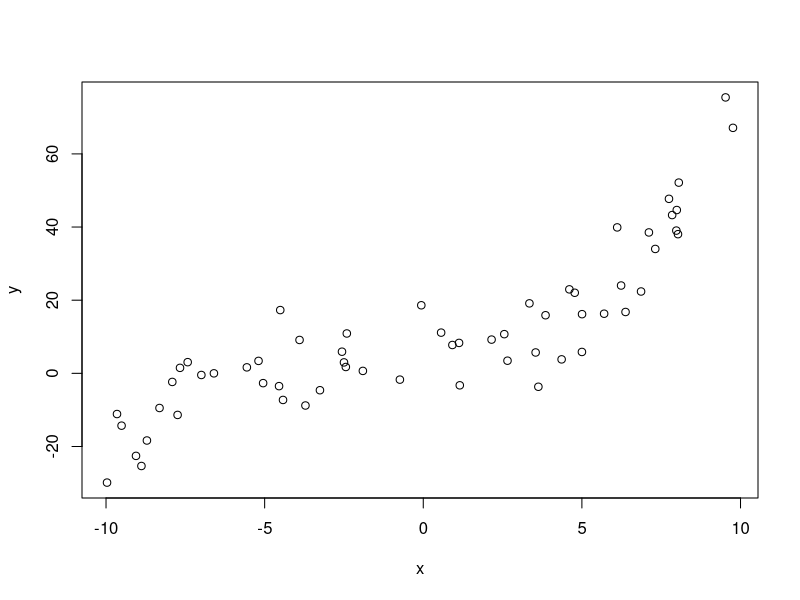

Recreate this plot in R. (Note: this script raises an error after producing the figure.)
library(stringr)
library(magrittr)
library(microbenchmark)
library(purrr)
library(caret)
set.seed(10)

x = seq(-10, 10, 0.001)
x = sample(x,60, replace = T)
y = (0.5 + 1*x + 0.3*(x^2) + 0.04*(x^3)) + rnorm(n=length(x), mean=0, sd=8.5)

#modelo original y = 0.5 + 0.4x + 0.3x^2 + 3x^3
plot(x,y)

#gerando formulas para modelos polinomiais
gen_poly = Vectorize(function(n) {
  
  form = str_c("y ~ ", str_flatten(str_c("I(x^", str_c(1:n, ")")), "+"))
  form
})

#erro quadrátio médio com os dados treinados
eqm = function(modelo) {
  sum(residuals(modelo)^2)/nrow(modelo$model)
}

#AIC 
lapply(gen_poly(1:20), FUN = lm) %>% sapply(FUN=AIC) %>% plot()

#validação cruzada leave-one-out
cross_loo = function(modelo) {
  x = modelo$model[,2]
  y = modelo$model[,1]
  n = length(x)
  eqm = numeric(length = n)
  
  for(i in 1:n) {
    pred = lm(formula(modelo), subset = -c(i)) %>% predict(data.frame(x=x[i]))
    eqm[i] = (y[i] - pred)^2
    
  }
  sum(eqm)/(n-2)
}

lapply(gen_poly(1:10), FUN=lm) %>% sapply(FUN=cross_loo) %>% sqrt()

#particionaldo o banco
treino_indice = sample(1:length(x), 40)
treino = x[treino_indice]
validacao = x[-treino_indice]

cross = function(modelo) {
  set.seed(10)
  treino_indice = sample(1:length(x), 40)
  x = modelo$model[,2][treino_indice]
  validacao = modelo$model[,2][-treino_indice]
  validacao_y = modelo$model[,1][-treino_indice]
  y = modelo$model[,1][treino_indice]
  n = length(validacao)
  
  pred = lm(formula(modelo)) %>% predict(data.frame(x=validacao))
  
  sum((validacao_y - pred)^2)/n
}

lapply(gen_poly(1:10), FUN=lm) %>% sapply(FUN=cross) %>% plot()


#### usando caret
df = data.frame(x,y)
treino = trainControl(method="LOOCV")
model = train(y~x, data=df, trControl = treino, method="lm")
print(model)










